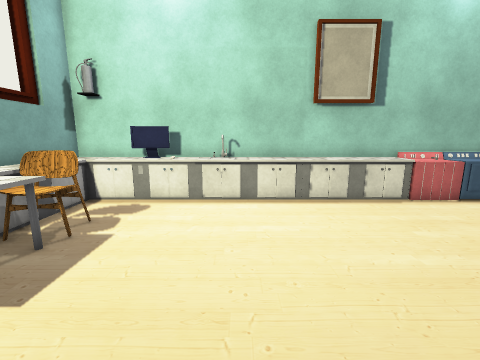
view 1 (above)

12 first-person views from a walk through a scene from a Unity 3-D project. The camera is 1.3 m above the floor, tilts 10° down and sees 90° across. The floor is counted in squares, 0.5 m on a side. Each view is taken from the middle of a square. On the plan, view 1 faces up. The plan holds only what a view shows up to about 17 squares ahead; the rest is blank. The place goes on beyond the plan. The player character is not drawn. Some surface patterns are stand-ins.

view 2
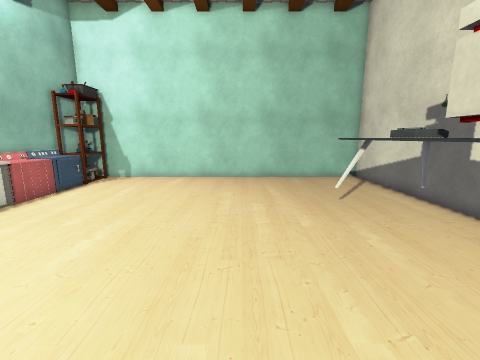

view 3
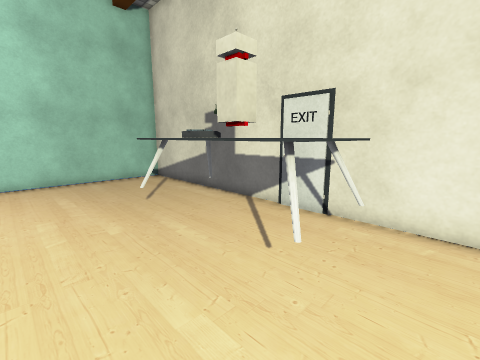

view 4
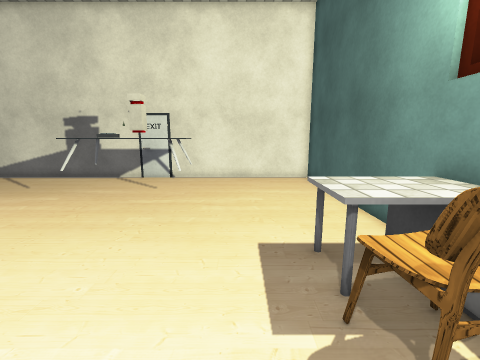

view 5
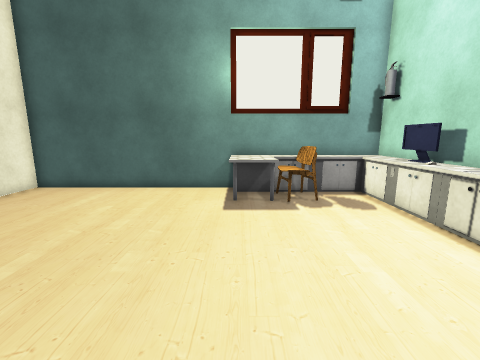

view 6
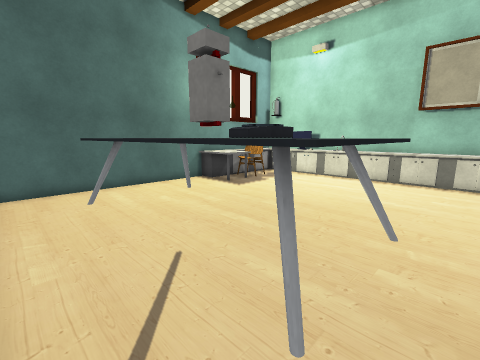

view 7
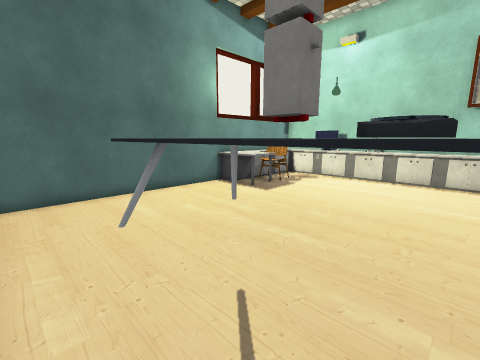

view 8
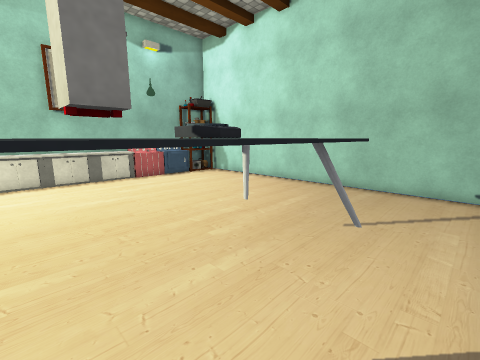

view 9
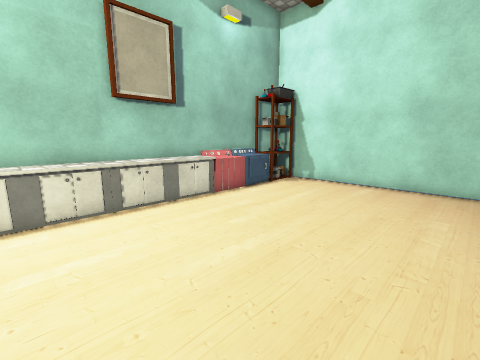

view 10
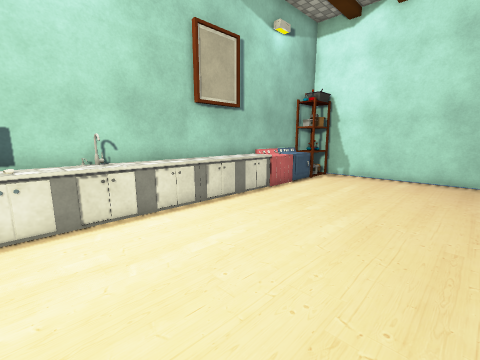

view 11
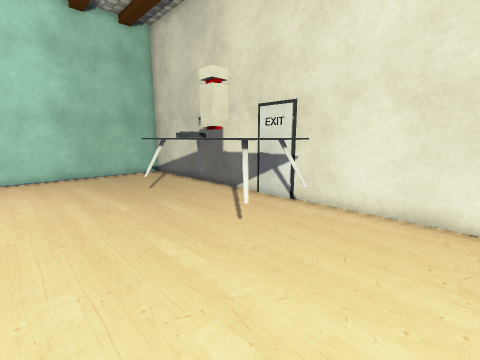

view 12
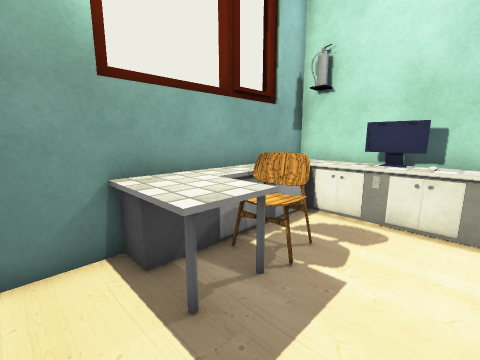

### Floor plan
Key: @ floor where view 1 was taken; # wall or solid block; . floor; = window, fence, low wall or low ledge; C cabinet; M computer; A machine; H chair; S shelf; T table; O other object.
Columns run from 8 left of view 1 to 14 right of it. Each row starts with its distance up from view 1.
 11 #CCCMC#OOOO#CCC########
 10 #CCCCMCOOOOCCCCAACCSSS#
  9 #CC...................#
  8 #CC...................#
  7 #CHH..................#
  6 #CHH..................#
  5 #CCC..................#
  4 #CCC..................#
  3 # ....................#
  2 # ....................#
  1 # ....................#
  0 # ......@.............#
 -1 # ....................#
 -2 # ......TTTTTT........#
 -3 # ......TTTTTT........#
 -4 # ......TTTTTT........#
 -5 # ......TTTTTT........#
 -6 # .........=..........#
 -7 #######################

Where each view was taken, in squares from view 1:
view 1: 0 up, 0 right, facing up
view 2: 1 up, 2 left, facing right
view 3: 1 up, 2 left, facing down-right
view 4: 9 up, 3 left, facing down
view 5: 4 up, 5 right, facing left
view 6: 6 down, 6 right, facing up-left
view 7: 6 down, 4 right, facing up-left
view 8: 6 down, 1 right, facing up-right
view 9: 1 up, 0 right, facing up-right
view 10: 2 up, 3 left, facing up-right
view 11: 2 up, 4 left, facing down-right
view 12: 2 up, 2 left, facing up-left
